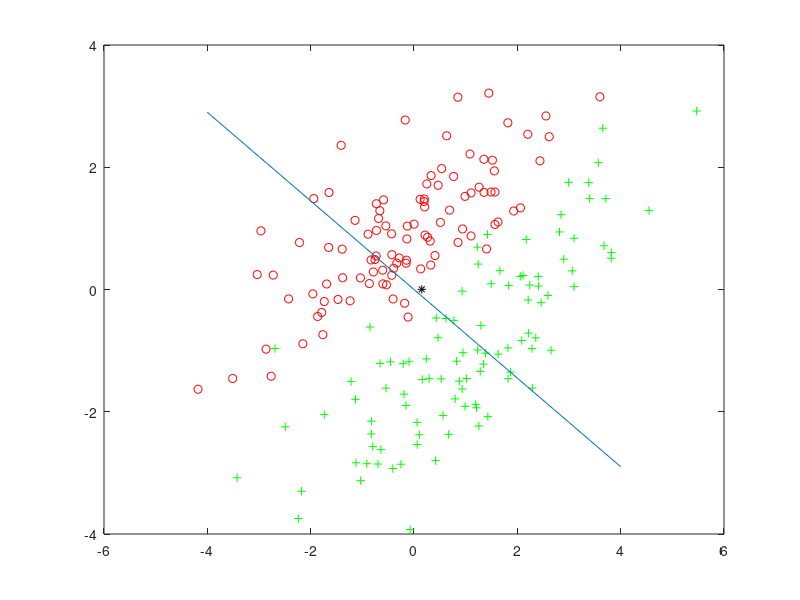

The MATLAB script that drew this image:
load testdata_fisher.mat
X1x=X1(:,1);
X1y=X1(:,2);
X2x=X2(:,1);
X2y=X2(:,2);
C1=cov(X1);
C2=cov(X2);
u1=(mean(X1))';
u2=(mean(X2))';
w=(C1+C2)\(u1-u2);
k=w(1)/w(2);
erfanshu=w'*w;
unitw=w/(erfanshu);
proju1=w.*u1.*unitw;
proju2=w.*u2.*unitw;
c=(proju1+proju2)./2;
plot(X1x,X1y,'ro')
hold on
plot(X2x,X2y,'g+')
hold on
n=(-4:1:4);
y=n*k;
plot(n,y)
hold on
plot(c(1),c(2),'k*')